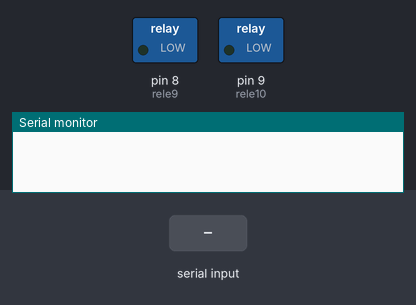
Recording of a sketch running on a simulated Arduino Uno, built with avr-gcc and run on an emulated ATmega328P. Parts: switched loads named in the sketch (green lamp = pin HIGH), the last lines printed to the serial monitor. Inputs (shaded band) come from the test bench.

Above: at 1.2 s.
1.3 s: "luz1on" received over Serial
At 2.6 s:
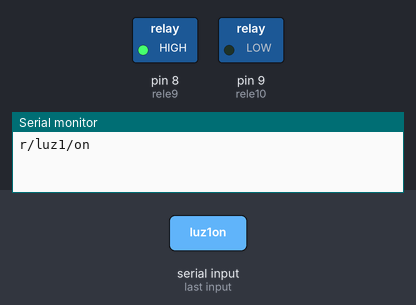
2.9 s: "luz2on" received over Serial
At 3.9 s:
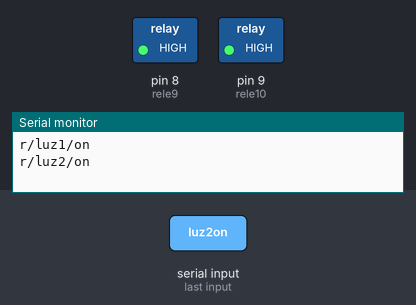
4.4 s: "luz1off" received over Serial
At 5.6 s:
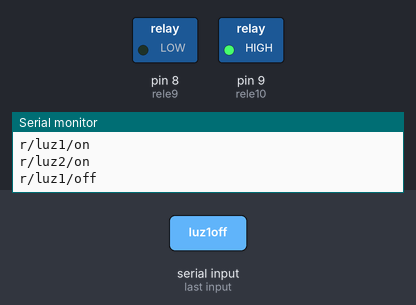
5.9 s: "luz2off" received over Serial
At 6.5 s:
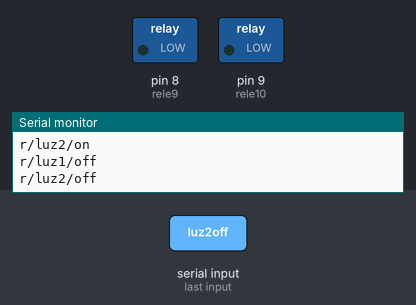
Timing chart, 0 to 8.5 s (numbered marks = the images above; inputs shaded):
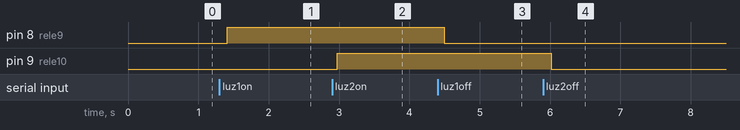

The sketch:

XbeeActuator.ino
```cpp
String received;
int rele9 = 8;
int rele10 = 9;
const int LM35 = A0; // Define o pino que lera a saída do LM35
int temperatura; // Variável que armazenará a temperatura medida

//unsigned long previousMillis = 0; // will store last time LED was updated
// constants won't change :
//const long interval = 1000;

void setup(){
  pinMode(rele9, OUTPUT);
  pinMode(rele10, OUTPUT);
  Serial.begin(9600);
}

char *convert(int key){
  if(key){
    return {"1"};
  }
  return {"0"};
}

void loop(){
  /*
  unsigned long currentMillis = millis();
  if (currentMillis - previousMillis >= interval) {
    // save the last time you blinked the LED
    previousMillis = currentMillis;
    // if the LED is off turn it on and vice-versa:
    temperatura = (float(analogRead(LM35))*5/(1023))/0.01;
    Serial.println("rs/temp/"+temperatura);
  }*/
  received = "";
  if(Serial.available()){
   while(Serial.available()){
    char mesagem = Serial.read();
    received += mesagem;
    delay(10);
   }
   if(received.indexOf("tempstate") >=0){
      temperatura = (float(analogRead(LM35))*5/(1023))/0.01;
      String myString = String(temperatura);
      Serial.println("rs/temp/"+myString);
   }
   if(received.indexOf("luz1on") >=0){
      digitalWrite(rele9,HIGH);
      Serial.println("r/luz1/on");
   }
   if(received.indexOf("luz1off") >=0){
      digitalWrite(rele9,LOW);
      Serial.println("r/luz1/off");
   }
   if(received.indexOf("luz1state") >=0){
      if (convert(digitalRead(rele9)) == "1"){
        Serial.println("rs/luz1/on");
      }else{
        Serial.println("rs/luz1/off");
      }
   }
   if(received.indexOf("luz2on") >=0){
      digitalWrite(rele10,HIGH);
      Serial.println("r/luz2/on");
   }
   if(received.indexOf("luz2off") >=0){
      digitalWrite(rele10,LOW);
      Serial.println("r/luz2/off");
   }
   if(received.indexOf("luz2state") >=0){
      if (convert(digitalRead(rele10)) == "1"){
        Serial.println("rs/luz2/on");
      }else{
        Serial.println("rs/luz2/off");
      }
   }


}
delay(50);
}
```

Measured:
- after the input at 1.3 s, pin 8 (rele9): LOW → HIGH after 0.11 s
- after the input at 2.9 s, pin 9 (rele10): LOW → HIGH after 0.07 s
- after the input at 4.4 s, pin 8 (rele9): HIGH → LOW after 0.09 s
- after the input at 5.9 s, pin 9 (rele10): HIGH → LOW after 0.12 s
